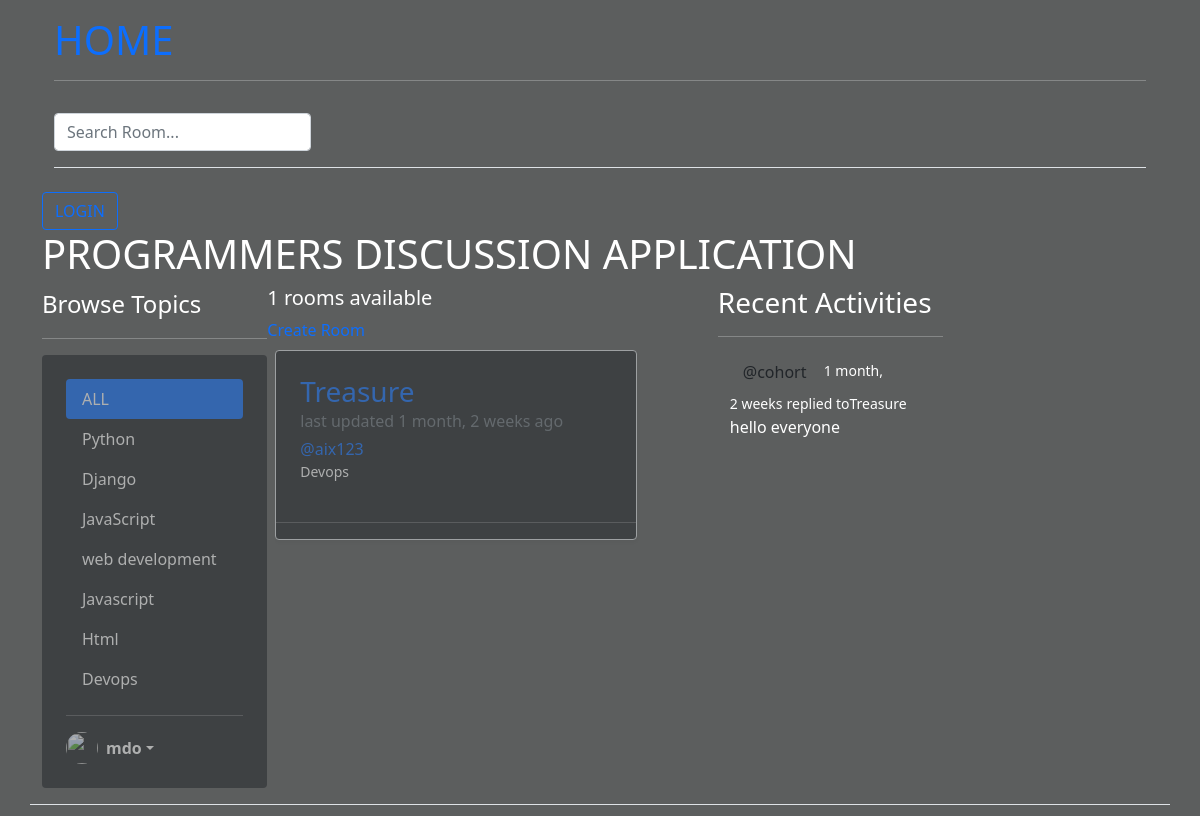
Screenshot of /?q=Devops with the database file from the repository.
### prog/models.py (models this page shows, shortened)
class Topic(models.Model):
    name = models.CharField(max_length=200)

class Room(models.Model):
    host =models.ForeignKey(User, on_delete=models.SET_NULL, null=True)
    topic = models.ForeignKey(Topic, on_delete=models.SET_NULL, null=True)
    name = models.CharField(max_length=200)
    description = models.TextField(null=True, blank=True)
    participants = models.ManyToManyField(User, related_name='participants', blank=True)
    updated = models.DateTimeField(auto_now=True)
    created = models.DateTimeField(auto_now_add=True)
    def __str__(self):
        return self.name
    class Meta:
        ordering = ['-updated','-created']

class Message(models.Model):
    user = models.ForeignKey(User, on_delete=models.CASCADE)
    room = models.ForeignKey(Room, on_delete=models.CASCADE)
    body = models.TextField()
    updated = models.DateTimeField(auto_now=True)
    created = models.DateTimeField(auto_now_add=True)
    def __str__(self):
        return self.body[:50]
    class Meta:
        ordering = ['-updated','-created']

### prog/views.py (the view)
# urls.py: 2. Add a URL to urlpatterns:  path('', views.home, name='home')
def home(request):
    q = request.GET.get('q') if request.GET.get('q') != None else ''
    rooms = Room.objects.filter(Q(topic__name__icontains=q)|
                                Q(name__icontains=q)|
                                Q(description__icontains=q))
    room_count = rooms.count()
    topics=Topic.objects.all()
    room_message=Message.objects.filter(Q(room__topic__name__icontains=q))
    context={'rooms':rooms,'topics':topics,'room_count':room_count, 'room_message':room_message}
    return render(request, 'prog/home.html', context)

### prog/templates/prog/home.html
{% extends 'main.html' %}
{% block content %}
<h1>PROGRAMMERS DISCUSSION APPLICATION</h1>
<div class="home-container d-flex">
    <div class="col-md-3">
        {% include 'prog/topic_component.html' %}
    </div>
    <div class="col-md-6">
        <h5>{{room_count}} rooms available</h5>
        <a href="{% url 'create-room' %}">Create Room</a>
       {%include 'prog/feed_component.html'%}
    </div>
    <div class="col-md-3">
        {% include 'prog/activity_component.html' %}
    </div>
</div>
{% endblock %}

### prog/templates/prog/topic_component.html (shortened to what this page needs)
<span class="fs-4">Browse Topics</span>
<hr>
<div class="col-12 d-flex flex-column rounded text-white bg-dark p-4">
    <ul class=" feed-comp nav nav-pills flex-column mb-auto">
        <li class="nav-item">
        <a href="{% url 'home'%}" class="nav-link active" aria-current="page">
            ALL
        </a>
        </li>
        {% for topic in topics %}
        <li>
        <a href="{% url 'home'%}?q={{topic.name}}" class="nav-link text-white">
            {{topic.name}}
        </a>
        </li>
        {% endfor %}
    </ul>
    <hr>
    <div class="dropdown">
        <a href="#" class="d-flex align-items-center text-white text-decoration-none dropdown-toggle" id="dropdownUser1" data-bs-toggle="dropdown" aria-expanded="false">
        <img src="https://github.com/mdo.png" alt="" width="32" height="32" class="rounded-circle me-2">
        <strong>mdo</strong>
        </a>
    </div>
</div>

### prog/templates/prog/feed_component.html (shortened to what this page needs)
<div class="feed-comp m-2">
  {% for room in rooms%}
    <div class="feed col-md-10">
      <div class=" align-items-center border rounded overflow-hidden shadow-sm h-md-250 bg-dark">
        <div class="col p-4 d-flex flex-column rounded">
          <h3 class="mb-0"><a href="{% url 'room' room.id %}">{{room.name}}</a></h3>
          <div class="mb-1 text-muted">last updated {{room.updated|timesince}} ago</div>
          <p class="mb-auto"><a href="{% url 'profile' room.host.id%}">@{{room.host.username}}</a></p>
          <small>{{room.topic.name}}</small>
        </div>
        <hr>
      </div>
    </div>
    {% endfor %}
  </div>

### prog/templates/prog/activity_component.html (shortened to what this page needs)
<h3>Recent Activities</h3>
        <hr>
        {% for message in room_message %}
        <div>
                <div class="container">
                    <small><a href="{% url 'profile' message.user.id %}" class="btn">@{{message.user}}</a></small>
                   <small> {{message.created|timesince}}</small>
                    <small>replied to{{message.room}}</small>
                    <p>{{message}}</p>
                </div>
        </div>
        {% endfor %}

### static/styles/main.css (style rules this page uses)
body { background-color:rgba(86, 88, 88, 0.959) !important; color: #fff; }
.bg-dark { opacity: 0.5 !important; }
a { text-decoration: none!important; }

### prog/templates/prog/topic_component.html (style rules this page uses)
.feed-comp { height:200%; overflow-y: scroll; }

### prog/templates/prog/feed_component.html (style rules this page uses)
.feed-comp { height:50%; overflow-y: scroll; }

### rows the page displays
Topic: name "Python"
Topic: name "Django"
Topic: name "JavaScript"
Topic: name "web development"
Topic: name "Javascript"
Topic: name "Html"
Topic: name "Devops"
Room: name "Treasure", updated "1 month, 2 weeks", host.username "aix123", topic.name "Devops"
Message: user "cohort", created "1 month, 2 weeks", room "Treasure", body "hello everyone"

### other values shown
{{ room_count }} "1"
